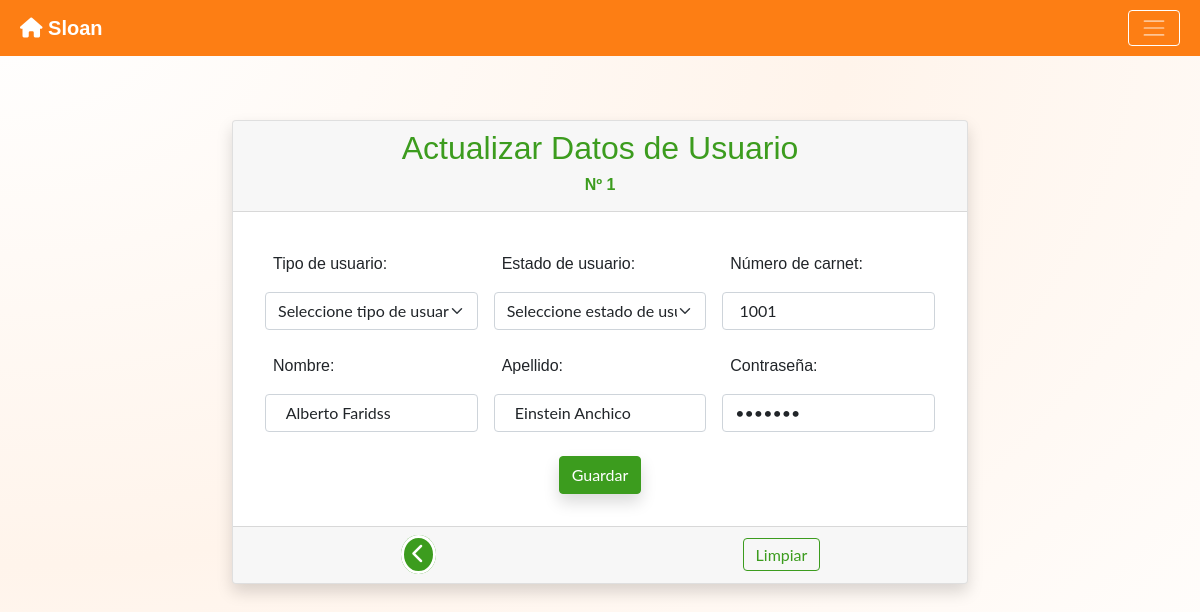
The page /admin/update_usuario.php?id_usuario=1 on the database its author committed.
### tables this page shows
CREATE TABLE `usuarios` (
  `id_usuario` int(11) NOT NULL,
  `tipo_usuario` int(11) NOT NULL,
  `nombre` varchar(20) NOT NULL,
  `apellido` varchar(20) NOT NULL,
  `numero_carnet` int(10) NOT NULL,
  `estado_usuario` int(1) NOT NULL,
  `contrasenia` varchar(10) DEFAULT NULL,
  `sesion` varchar(10) NOT NULL
);

### admin/update_usuario.php (the view, shortened to what this page needs)
<?php
	include_once "../conexion.php";
	if (isset($_GET['id_usuario'])){
		$id_usuario=(int)$_GET['id_usuario'];
		$buscar_registro=$con->prepare('SELECT * FROM usuarios WHERE id_usuario= :id_usuario');
		$buscar_registro -> execute(array(':id_usuario'=>$id_usuario));
		$resultado= $buscar_registro -> fetch();
	}else {
		header('location: usuarios.php');
	}
?>
<!DOCTYPE html>
<html lang="es">
	<head>
        <link rel="stylesheet" href="../css/custom.css">
	</head>
	<body style="font-family: 'Noto Sans JP', sans-serif; background: -webkit-radial-gradient(top left, white, #fff4eb, white);  background-size:cover; height: 100%; background-attachment: fixed; ">
        <?php include_once "../plantillas/navegacion.plantilla.php" ?>
		<div class="container">
			<div class="row pt-3">
				<div class="col-2"></div>
				<div class="col-8 mt-5">
					<div class="card shadow">
						<div class="card-header text-center">
							<div class="row text-center">
								<h2 class="h2 text-success" style="font-family: 'Noto Sans JP', sans-serif;">Actualizar Datos de Usuario</h2>
								<label class="h6 fw-bold text-success">Nº <?php if($resultado) echo $resultado['id_usuario']; ?></label>
							</div>
						</div>
						<div class="card-body">
							<form class="row g-3 p-3" action="" method="POST">
								<div class="col-md-4">
									<label for="inputState" class="form-label p-2">Tipo de usuario:</label>
									<select id="inputState" class="form-select" name="tipo_usuario">
										<option  value="0" selected>Seleccione tipo de usuario</option>
									</select>
								</div>
								<div class="col-md-4">
									<label for="inputState" class="form-label p-2">Estado de usuario:</label>
									<select id="inputState" class="form-select" name="estado_usuario">
										<option  value="0" selected>Seleccione estado de usuario</option>
									</select>
								</div>
								<div class="col-md-4">
									<label for="inputState" class="form-label p-2">Número de carnet:</label>
									<input class="form-control" type="text" name="numero_carnet" placeholder="Ingrese Numero de carnet" value=" <?php if($resultado) echo $resultado['numero_carnet']; ?>" required>
								</div>
								<div class="col-md-4">
									<label for="inputState" class="form-label p-2">Nombre:</label>
									<input class="form-control" type="text" name="nombre" placeholder="Digite Nombre" value=" <?php if($resultado) echo $resultado['nombre']; ?>" onkeypress="return soloLetras(event)" required>
								</div>
								<div class="col-md-4">
									<label for="inputState" class="form-label p-2">Apellido:</label>
									<input class="form-control" type="text" name="apellido" placeholder="Digite Apellido" value=" <?php if($resultado) echo $resultado['apellido']; ?>" onkeypress="return soloLetras(event)" required>
								</div>
								<div class="col-md-4">
									<label for="inputState" class="form-label p-2">Contraseña:</label>
									<input class="form-control" type="password" name="contrasenia" placeholder="Digite Contraseña" value=" <?php if($resultado) echo $resultado['contrasenia']; ?>" onclick="funcion_javascript()" required>
								</div>
								<div class="col-12 text-center">
									<input type="submit" name="btn_guardar" value="Guardar" class="btn btn-success text-white mt-2 shadow">
								</div>
							</form>
						</div>
						<div class="card-footer text-muted text-center pt-3">
							<div class="row align-items-center">
								<div class="col-6 mb-2">
									<a href="usuarios.php" class="rounded-circle p-2 bg-success border border-3 border-white text-decoration-none mt-2">
										<i class="fas fa-chevron-left fa-lg text-white" title="Atras"></i>
									</a>
								</div>
								<div class="col-6 mb-2">
									<a href="update_usuario.php?id_usuario=<?php if($resultado) echo $resultado['id_usuario']; ?>" name="btn_cancelar" class="btn btn-outline-success has-danger d-inline">Limpiar</a>
								</div>
							</div>
						</div>
					</div>
				</div>
				<div class="col-2"></div>
			</div>
		</div>
	</body>
</html>

### rows shown on the page
usuarios: id_usuario "1", numero_carnet "1001", nombre "Alberto Faridss", apellido "Einstein Anchico"
